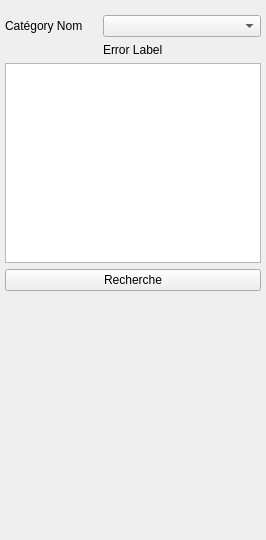
        <widget class="QWidget" name="EmptyCodePage">
         <layout class="QVBoxLayout" name="verticalLayout_14">
          <property name="leftMargin">
           <number>5</number>
          </property>
          <property name="topMargin">
           <number>15</number>
          </property>
          <property name="rightMargin">
           <number>5</number>
          </property>
          <property name="bottomMargin">
           <number>15</number>
          </property>
          <item>
           <widget class="QWidget" name="widget_2" native="true">
            <property name="sizePolicy">
             <sizepolicy hsizetype="Preferred" vsizetype="Fixed">
              <horstretch>0</horstretch>
              <verstretch>0</verstretch>
             </sizepolicy>
            </property>
            <layout class="QFormLayout" name="formLayout_9">
             <property name="horizontalSpacing">
              <number>20</number>
             </property>
             <property name="leftMargin">
              <number>0</number>
             </property>
             <property name="topMargin">
              <number>0</number>
             </property>
             <property name="rightMargin">
              <number>0</number>
             </property>
             <property name="bottomMargin">
              <number>0</number>
             </property>
             <item row="0" column="0">
              <widget class="QLabel" name="label_31">
               <property name="text">
                <string>Catégory Nom</string>
               </property>
              </widget>
             </item>
             <item row="1" column="1">
              <widget class="QLabel" name="labelEmptyCodeError">
               <property name="text">
                <string>Error Label</string>
               </property>
              </widget>
             </item>
             <item row="0" column="1">
              <widget class="QComboBox" name="cbBoxCatEmptyCode"/>
             </item>
            </layout>
           </widget>
          </item>
          <item>
           <widget class="QPlainTextEdit" name="plainTextEditEmptyCodeResult">
            <property name="minimumSize">
             <size>
              <width>0</width>
              <height>200</height>
             </size>
            </property>
           </widget>
          </item>
          <item>
           <widget class="QPushButton" name="btnSearchEmptyCode">
            <property name="text">
             <string>Recherche</string>
            </property>
            <property name="iconSize">
             <size>
              <width>25</width>
              <height>25</height>
             </size>
            </property>
           </widget>
          </item>
          <item>
           <spacer name="verticalSpacer_10">
            <property name="orientation">
             <enum>Qt::Vertical</enum>
            </property>
            <property name="sizeHint" stdset="0">
             <size>
              <width>20</width>
              <height>234</height>
             </size>
            </property>
           </spacer>
          </item>
         </layout>
        </widget>
